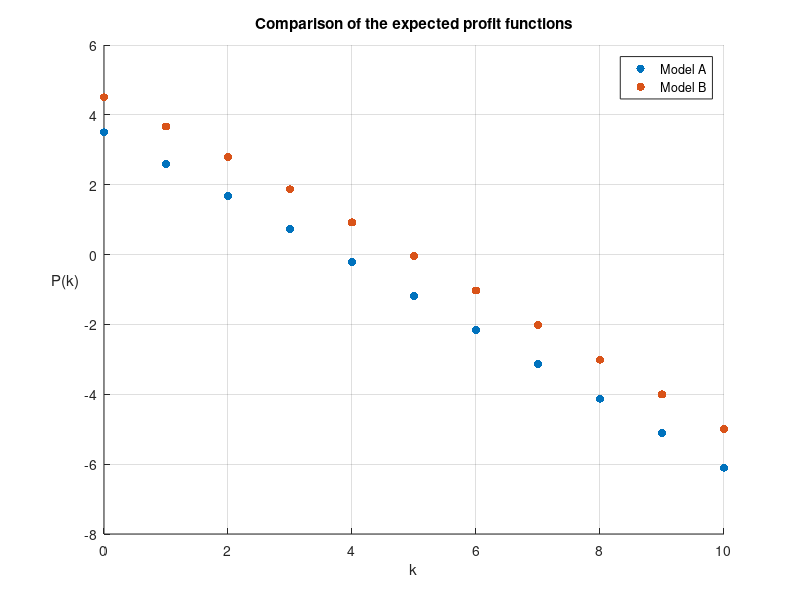
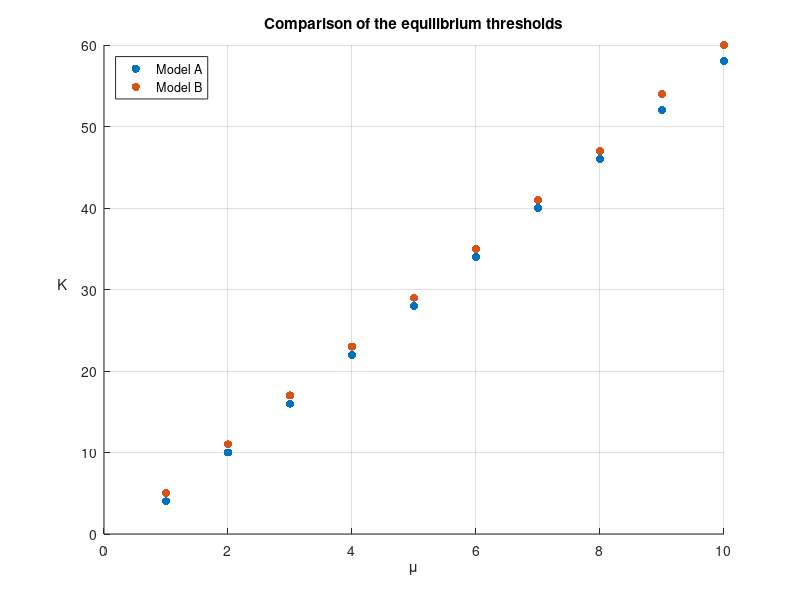

MATLAB code for these plots, in order:
clc
clear

%% COMPARISON BETWEEN TANDEM NETWORK AND TREE NETWORK

% In this script we compare two model: model A, which is a two-node tandem 
% network with service rates at queue 1 and queue 2 equal to mu and 2*mu, 
% respectively; model B, which is a tree network with 3 nodes, each of
% which has service rate equal to mu, and the nonzero transition 
% probabilities equal to p_12=1/2 and p_13=1/2

% k is the number of customer in the system that the tagged customer 
% observes at her arrival;
% R is the reward that a customer gets to join the system;
% C is the cost for sojourn time at any queue.

% Figure 1 compare the expected profit functions of the two models as k 
% varies, while Figure 2 compare the equilibrium thresholds of the two
% models as mu varies.

%% EXPECTED PROFIT FUNCTIONS

C=1;
mu=1;
R=6;

% f is the expected profit function of model A and g is the expected
% profit function of g

f=@(k) R-C/mu*(k+1).*(2.*(k+1)+2.^(-(k+1)))./(2*k+2.^(-k));
g=@(k) R-C/mu*(k+1).*(2.^(k+2)-1)./(2.^(k+2)-2);

int=0:10;

figure
scatter(int,f(int),'filled')
hold on
scatter(int,g(int),'filled')
grid on
xlabel('k');
ylabel('P(k)      ',"Rotation",0);
legend('Model A','Model B');
title('Comparison of the expected profit functions');
x0=100;
y0=200;
width=650;
height=500;
set(gcf,'position',[x0,y0,width,height]);

%% EQUILIBRIUM THRESHOLDS

C=1;
R=6;
f=@(k,mu) R-C/mu*(k+1).*(2.*(k+1)+2.^(-(k+1)))./(2*k+2.^(-k));
g=@(k,mu) R-C/mu*(k+1).*(2.^(k+2)-1)./(2.^(k+2)-2);

l=10;
K_A=zeros(1,l);
K_B=zeros(1,l);
for i=1:l
    mu=i;
    k=2;
    kk=2;
    while f(k,mu)>=0
        k=k+1;
    end
    while g(kk,mu)>=0
        kk=kk+1;
    end
    K_A(i)=k;
    K_B(i)=kk;
end

figure
scatter(1:l,K_A,'filled')
hold on
scatter(1:l,K_B,'filled')
grid on
xlabel('\mu');
ylabel('K      ',"Rotation",0);
legend('Model A','Model B','Location','northwest');
title('Comparison of the equilibrium thresholds');
x0=800;
y0=200;
width=650;
height=500;
set(gcf,'position',[x0,y0,width,height]);
